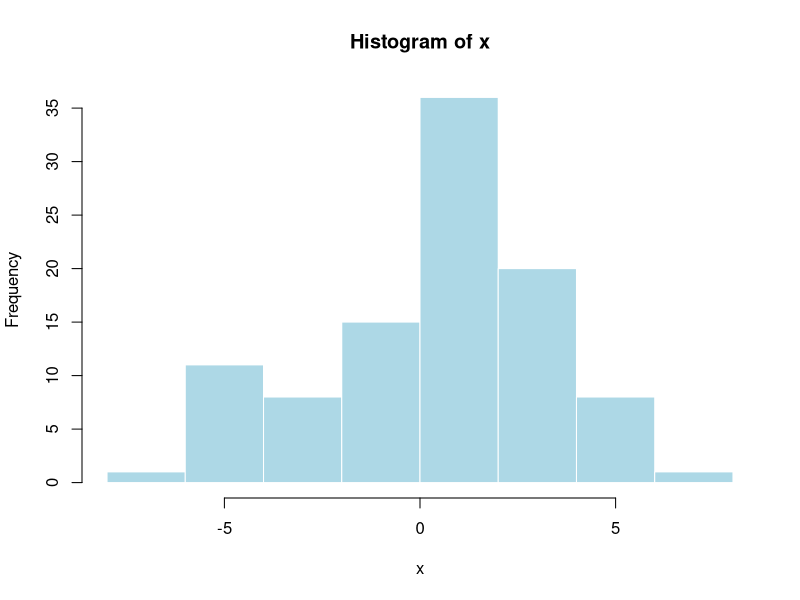
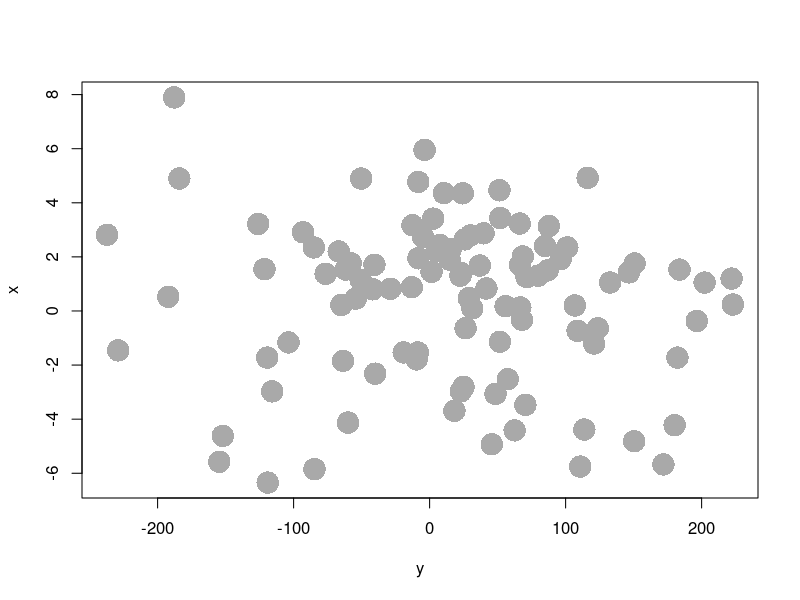

These charts were generated, in order, by the following R code:
## ---- chunk 1
x = rnorm(100,.5,3)
hist(x,breaks=10,col="lightblue",border="white")
## ---- chunk 2
# Echo == F means the code chunk won't render.
y = x + rnorm(100,8,100)
## ---- chunk 3
plot(y,x,pch=16,cex=3,col="darkgrey")
